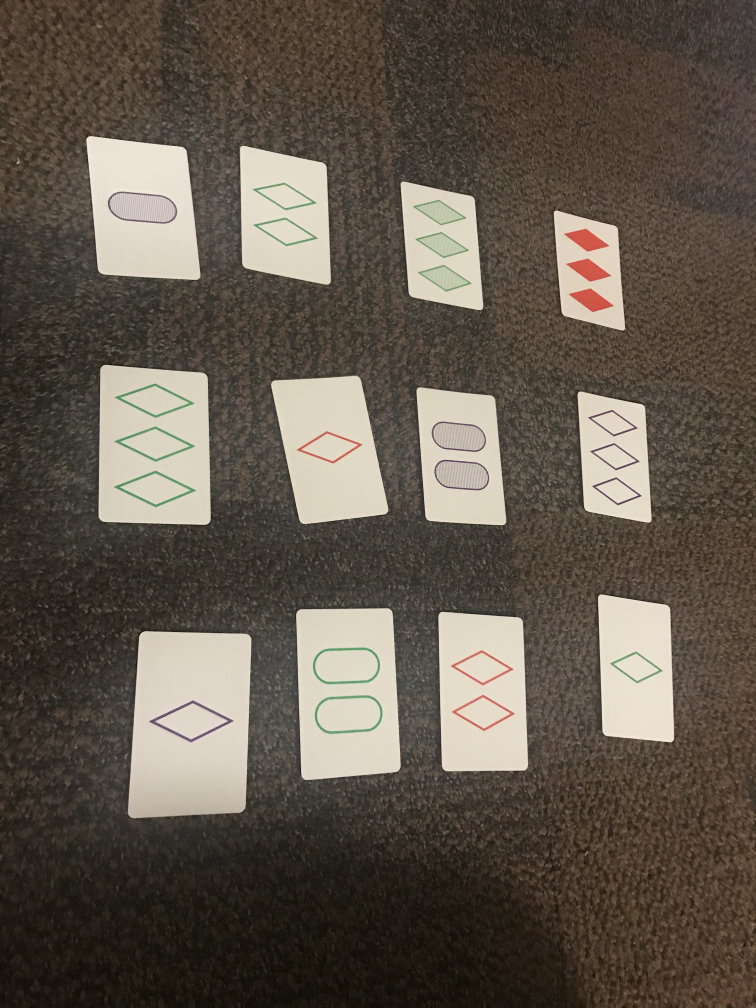
#> input picture train_original.jpg, 3024 x 4032 px (shown at 1/4 size)
$ python Lasttry.py   (older library calls are emulated)
#> lines starting #> are read from the running program, lines starting #| are printed output that depends on the picture; after the words box and inside, x2 and y2 are one past the last pixel; in counts of white or black regions, pixels touching at a corner belong together
import cv2
import numpy as np


def preprocess(img):
    gray = cv2.cvtColor(img,cv2.COLOR_BGR2GRAY)
    blur = cv2.GaussianBlur(gray,(5,5),2)
    thresh = cv2.adaptiveThreshold(blur,255,1,1,11,1)
    return thresh

def imgdiff(img1,img2):
    img1 = cv2.GaussianBlur(img1,(5,5),5)
    img2 = cv2.GaussianBlur(img2,(5,5),5)
    diff = cv2.absdiff(img1,img2)
    diff = cv2.GaussianBlur(diff,(5,5),5)
    flag, diff = cv2.threshold(diff, 200, 255, cv2.THRESH_BINARY)
    return np.sum(diff)


def get_training(training_labels_filename,training_image_filename,num_training_cards,avoid_cards=None):
#> called with training_labels_filename = 'train.txt', training_image_filename = 'train_original.jpg', num_training_cards = 12
    training = {}

    labels ={}

    for line in open("train.txt",'r'):
#> (reads train.txt from the repository)
        key, num, shape,fill = line.strip().split()
        labels[int(key)] = (num,shape,fill)


    print ("Training")

    im = cv2.imread(training_image_filename)
#> im is the input picture: shape (4032, 3024, 3); mean B, G, R 76.5, 87.6, 96.7
    for i,c in enumerate(getCards(im,num_training_cards)):
        if avoid_cards is None or (labels[i][0] not in avoid_cards[0] and labels[i][1] not in avoid_cards[1]):
            training[i] = (labels[i], preprocess(c))

    print ( training)
    return training


def newgetCards(im, numcards=12):
  gray = cv2.cvtColor(im,cv2.COLOR_BGR2GRAY)
  blur = cv2.GaussianBlur(gray,(1,1),1000)
  flag, thresh = cv2.threshold(blur, 120, 255, cv2.THRESH_BINARY)

  _,contours, hierarchy = cv2.findContours(thresh,cv2.RETR_TREE,cv2.CHAIN_APPROX_SIMPLE)

  contours = sorted(contours, key=cv2.contourArea,reverse=True)[:numcards]

  for card in contours:
    peri = 0.02*cv2.arcLength(card,True)
    approx = cv2.approxPolyDP(card,peri,True)
    #debug
    box = np.int0(approx)
    cv2.drawContours(im,[box],0,(255,255,0),6)
    imx = cv2.resize(im,(1000,600))
    cv2.imshow('a',imx)

    h = np.float32([[0,0],[399,0],[399,399],[0,399]])

    transform = cv2.getPerspectiveTransform(approx,h)
    warp = cv2.warpPerspective(im,transform,(400,400))

    yield warp

def getCards(img,numcards,epsilon=0.02):
    gray = cv2.cvtColor(img,cv2.COLOR_BGR2GRAY)
    blur = cv2.GaussianBlur(gray,(1,1),1000)
    flag, thresh = cv2.threshold(blur, 120, 255, cv2.THRESH_BINARY)
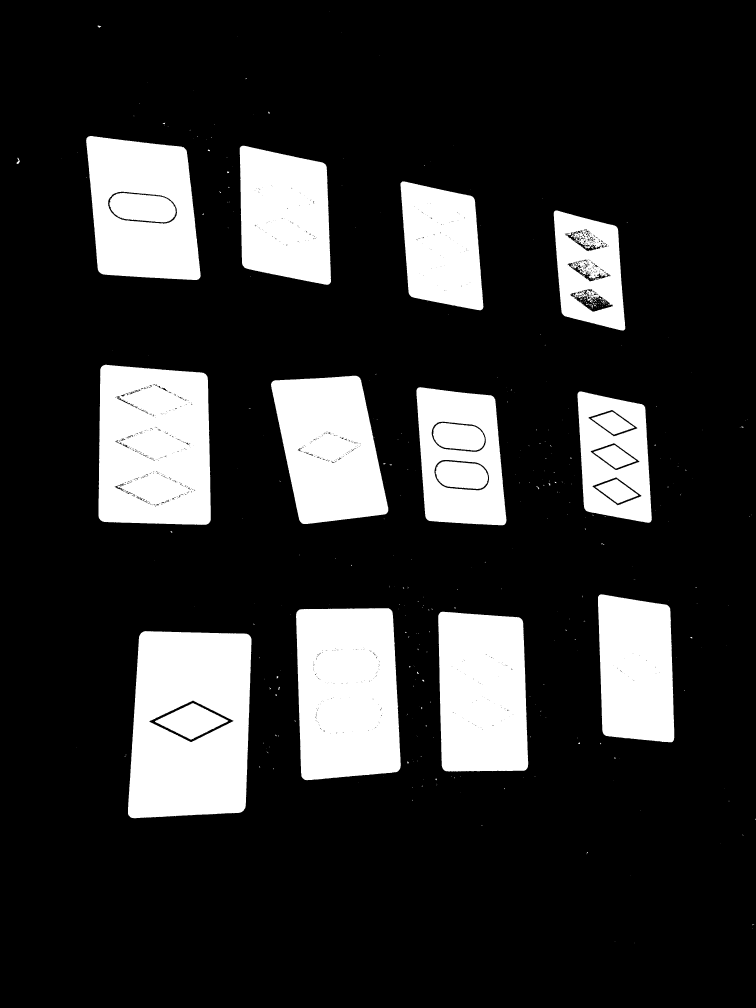
#> thresh: shape (4032, 3024) (shown at 1/4 size); 19.2% white; 453 white regions (395 under 20 px)
    # Find contours
    image,contours, hierarchy = cv2.findContours(thresh,cv2.RETR_TREE,cv2.CHAIN_APPROX_SIMPLE)
#> contours = 1767 contours, 1564 with area under 20; largest, box (x1, y1, x2, y2) and area: (512, 2524, 1006, 3273) 335510, (394, 1459, 843, 2100) 270838, (1184, 2433, 1603, 3121) 262624, (344, 544, 803, 1120) 218163, (1753, 2447, 2113, 3086) 213322
    contours = sorted(contours, key=cv2.contourArea,reverse=True)
    # Select long perimeters only
    perimeters = [cv2.arcLength(contours[i],True) for i in range(len(contours))]
#> perimeters = 1767 items
    listindex=[i for i in range(numcards) if perimeters[i]>perimeters[0]/2]
#> listindex = [0, 1, 2, 3, 4, 5, 6, 7, 8, 9, 10, 11]
    # Show image
    imgcont = img.copy()
    [cv2.drawContours(imgcont, [contours[i]], 0, (0,255,0), 5) for i in listindex]
    imx = cv2.resize(imgcont,(1000,600))
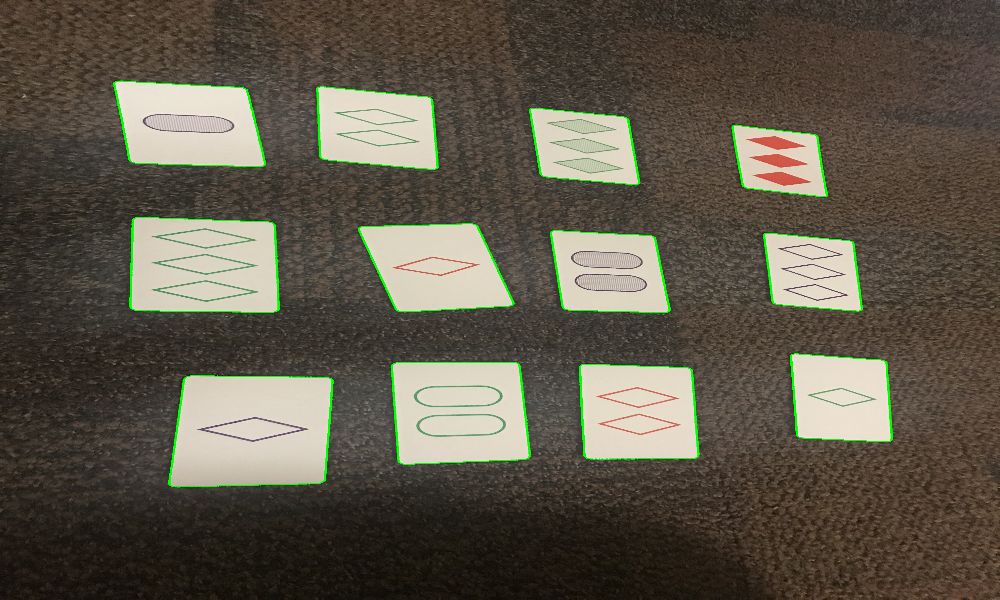
#> imx: shape (600, 1000, 3); mean B, G, R 74.8, 88.9, 94.8
    cv2.imshow('a',imx)

    warp = list(range(numcards))
#> warp = [0, 1, 2, 3, 4, 5, 6, 7, 8, 9, 10, 11]

    for i in range(numcards):
        card = contours[i]
        peri = 0.02*cv2.arcLength(card,True)
        approx =  cv2.approxPolyDP(card,peri,True)
        rect = cv2.minAreaRect(contours[i])
        r = cv2.boxPoints(rect)


        h = np.float32([[0,0],[399,0],[399,399],[0,399]])
        approx = np.float32([item for sublist in approx for item in sublist])
        print(approx.shape)
#| (4, 2)
#| (4, 2)
#| (4, 2)
#| (4, 2)
#| (4, 2)
#| (4, 2)
#| (4, 2)
#| (4, 2)
#| (4, 2)
#| (4, 2)
#| (4, 2)
#| (4, 2)
        transform = cv2.getPerspectiveTransform(approx,h)
        warp[i] = cv2.warpPerspective(img,transform,(400,400))

    # Show perspective correction

    new_img_list = []
    for i in range(numcards):
        new_img = cv2.cvtColor(warp[i],cv2.COLOR_BGR2RGB)
        new_img_list.append(warp[i])


    return new_img_list


def find_closest_card(training,img):
    features = preprocess(img)
    return sorted(training.values(), key=lambda x:imgdiff(x[1],features))[0][0]

if __name__ == '__main__':

    filename = "train_original.jpg"
    num_cards = 12
    training_image_filename = "train_original.jpg"
    training_labels_filename = "train.txt"
    num_training_cards = 12

    training = get_training(training_labels_filename,training_image_filename,num_training_cards)
#> the loop in get_training, `for i,c in enumerate(getCards(im,num_training_cards)):` made 12 passes
#> pass 1, in preprocess, `gray = cv2.cvtColor(img,cv2.COLOR_BGR2GRAY)`:
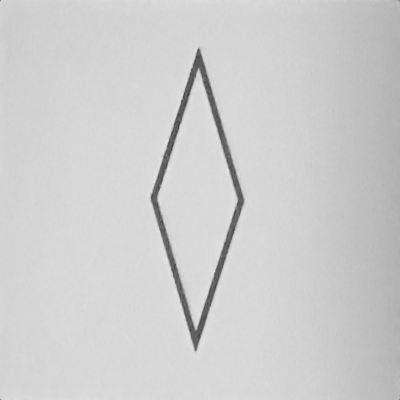
#> gray: shape (400, 400); min 59, max 234, mean 205.9
#> after the loop in get_training, `for i,c in enumerate(getCards(im,num_training_cards)):`: training = 12 items
#> (printed output is left out)
#> training = 12 items

    im = cv2.imread(filename)

    width = im.shape[0]
#> width = 4032
    height = im.shape[1]
#> height = 3024
    if width < height:
        im = cv2.transpose(im)
        im = cv2.flip(im,1)

    # [4 lines of commented-out code are left out]

    cards = [find_closest_card(training,c) for c in getCards(im,num_cards)]
#> call 2 of getCards, with numcards = 12, epsilon = 0.02
#> in getCards (call 2), `perimeters = [cv2.arcLength(contours[i],True) for i in range(len(conto..`: perimeters = 1767 values, max 2436.2 at index 0, min 0 at index 1553, mean 29.04
#> in getCards (call 2), `[cv2.drawContours(imgcont, [contours[i]], 0, (0,255,0), 5) for i in li..`:
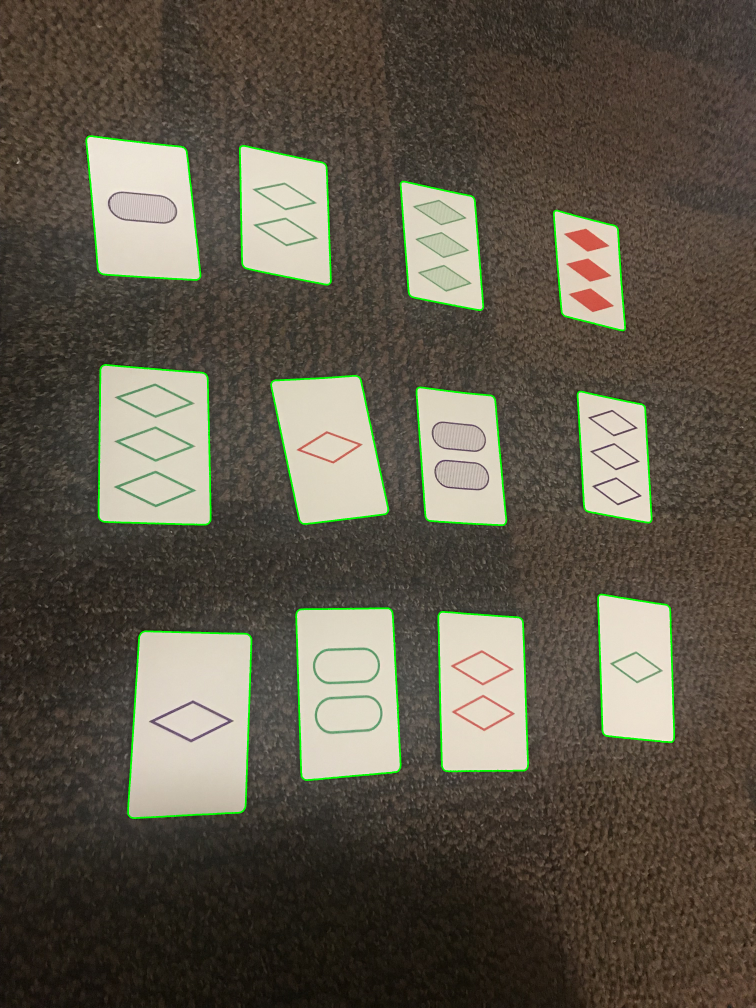
#> imgcont: shape (4032, 3024, 3) (shown at 1/4 size); mean B, G, R 75, 89, 94.9
#> the loop in getCards (call 2), `for i in range(numcards):` made 12 passes
#> (peri, approx, rect) on passes 1 to 6: (48.72, [[568, 2529], [513, 3259], [967, 3247], [1003, 2549]], ((758.9, 2903.1), (753.4, 470.5), -87.97)), (42.83, [[410, 1463], [397, 2074], [833, 2094], [826, 1501]], ((621.2, 1779.1), (635.2, 449.2), -89.28)), (43.46, [[1555, 2433], [1186, 2450], [1220, 3119], [1600, 3073]], ((1391.2, 2771.2), (399.3, 684.4), -2.25)), (39.19, [[350, 548], [395, 1086], [793, 1117], [744, 599]], ((573.1, 831.5), (407.8, 611.1), -5.13)), (39.41, [[1761, 2449], [1771, 3074], [2103, 3079], [2088, 2479]], ((1931.2, 2764.5), (345.8, 643.9), -1.6)), (38.84, [[1428, 1504], [1085, 1533], [1210, 2094], [1552, 2044]], ((1317.9, 1789.2), (358.7, 615.2), -11.97))
#> after the loop in getCards (call 2), `for i in range(numcards):`: warp = 12 items
#> in preprocess (call 13), `thresh = cv2.adaptiveThreshold(blur,255,1,1,11,1)`:
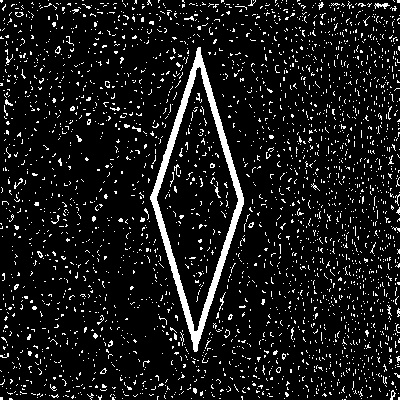
#> thresh: shape (400, 400); 9.4% white; 2887 white regions (2863 under 20 px), largest, box (x1, y1, x2, y2) and area: (150, 47, 244, 352) 3707, (374, 3, 390, 9) 49, (219, 292, 226, 311) 31
#> in imgdiff, `diff = cv2.absdiff(img1,img2)`: diff: shape (400, 400); every value is 0
#> in imgdiff (call 2), `flag, diff = cv2.threshold(diff, 200, 255, cv2.THRESH_BINARY)`: diff: shape (400, 400); 1.3% white in thin lines or dots, all inside (x1, y1, x2, y2) = (38, 54, 361, 349)
#> in imgdiff (call 3), `flag, diff = cv2.threshold(diff, 200, 255, cv2.THRESH_BINARY)`: diff: shape (400, 400); 1.9% white in thin lines or dots, all inside (x1, y1, x2, y2) = (59, 54, 345, 344)
#> in imgdiff (call 4), `flag, diff = cv2.threshold(diff, 200, 255, cv2.THRESH_BINARY)`: diff: shape (400, 400); 0.19% white in thin lines or dots, all inside (x1, y1, x2, y2) = (155, 62, 238, 343)
#> in imgdiff (call 5), `flag, diff = cv2.threshold(diff, 200, 255, cv2.THRESH_BINARY)`: diff: shape (400, 400); 1.8% white in thin lines or dots, all inside (x1, y1, x2, y2) = (93, 51, 299, 346)
#> in imgdiff (call 6), `flag, diff = cv2.threshold(diff, 200, 255, cv2.THRESH_BINARY)`: diff: shape (400, 400); 1.1% white in thin lines or dots, all inside (x1, y1, x2, y2) = (55, 56, 347, 346)
#> in imgdiff (call 7), `flag, diff = cv2.threshold(diff, 200, 255, cv2.THRESH_BINARY)`: diff: shape (400, 400); 1.9% white in thin lines or dots, all inside (x1, y1, x2, y2) = (95, 54, 303, 349)
#> in imgdiff (call 8), `flag, diff = cv2.threshold(diff, 200, 255, cv2.THRESH_BINARY)`: diff: shape (400, 400); 0.63% white; 41 white regions (29 under 20 px), largest, box (x1, y1, x2, y2) and area: (125, 57, 163, 72) 181, (120, 322, 161, 335) 106, (188, 318, 202, 342) 93
#> in imgdiff (call 10), `img1 = cv2.GaussianBlur(img1,(5,5),5)`:
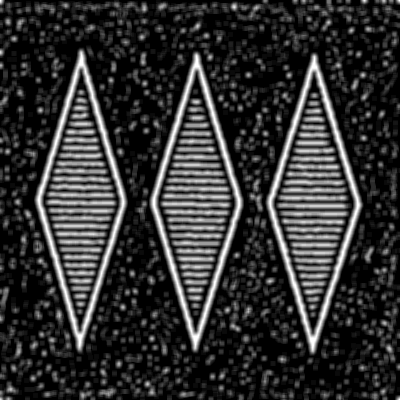
#> img1: shape (400, 400); min 0, max 255, mean 49.3
#> in imgdiff (call 10), `diff = cv2.GaussianBlur(diff,(5,5),5)`:
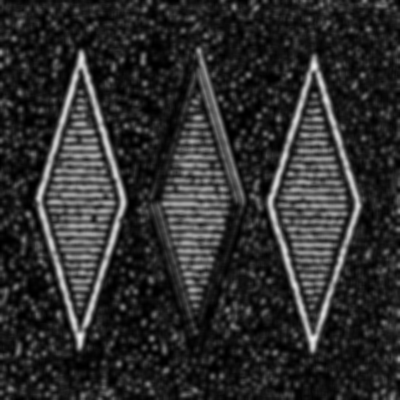
#> diff: shape (400, 400); min 0, max 240, mean 45.4
#> cards = [('1', 'D', 'E'), ('2', 'D', 'E'), ('2', 'O', 'E'), ('1', 'D', 'E'), ('3', 'D', 'E'), ('2', 'O', 'S'), ('1', 'D', 'E'), ('3', 'D', 'E'), ('1', 'D', 'E'), ('2', 'D', 'E'), ('2', 'D', 'E'), ('1', 'O', 'S')]
    print (cards)
#| [('1', 'D', 'E'), ('2', 'D', 'E'), ('2', 'O', 'E'), ('1', 'D', 'E'), ('3', 'D', 'E'), ('2', 'O', 'S'), ('1', 'D', 'E'), ('3', 'D', 'E'), ('1', 'D', 'E'), ('2', 'D', 'E'), ('2', 'D', 'E'), ('1', 'O', 'S')]

else:
    print (__doc__)
